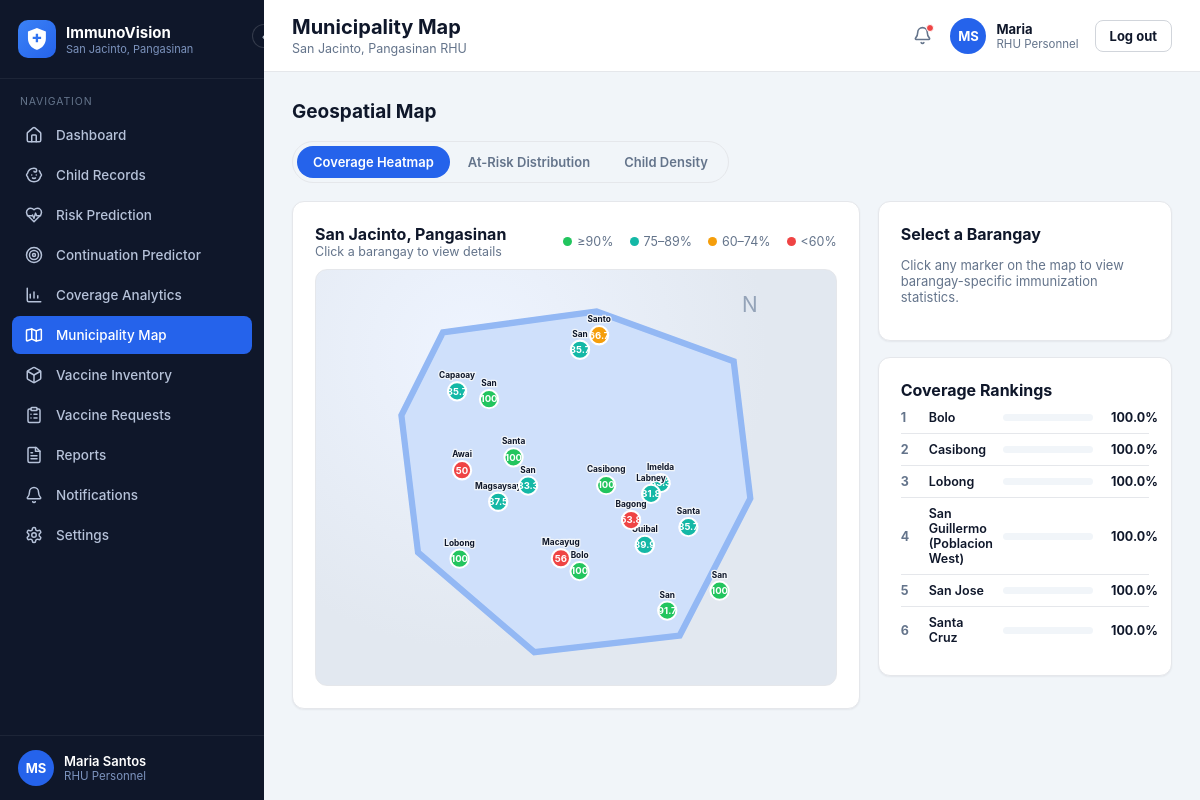
The app's page /rhu/map (signed in) with its own data.
### models.py (models this page shows, shortened)
class User(UserMixin, db.Model):
    __tablename__ = "users"
    id = db.Column(db.Integer, primary_key=True)
    username = db.Column(db.String(64), unique=True, nullable=False)
    password_hash = db.Column(db.String(255), nullable=False)
    full_name = db.Column(db.String(150), nullable=False)
    role = db.Column(db.String(20), nullable=False)  # admin | rhu | bhw
    barangay_id = db.Column(db.Integer, db.ForeignKey("barangays.id"), nullable=True)
    is_active_flag = db.Column(db.Boolean, default=True, nullable=False)
    created_at = db.Column(db.DateTime, default=datetime.utcnow)
    last_login_at = db.Column(db.DateTime, nullable=True)
    @property
    def is_active(self):
        return self.is_active_flag
    @property
    def role_label(self):
        return {"admin": "System Administrator", "rhu": "RHU Personnel",
                "bhw": "Barangay Health Worker"}.get(self.role, self.role)

class Barangay(db.Model):
    __tablename__ = "barangays"
    id = db.Column(db.Integer, primary_key=True)
    name = db.Column(db.String(100), unique=True, nullable=False)
    children = db.relationship("Child", backref="barangay", lazy="dynamic")
    users = db.relationship("User", backref="barangay", lazy="dynamic")

### app.py (the view)
@rhu_bp.route("/map")
def municipality_map():
    return render_template("rhu_map.html", **_rhu_ctx(
        "map", page_title="Municipality Map", rankings=coverage_rankings(),
        heatmap=map_markers("heatmap"), at_risk=map_markers("at_risk"), density=map_markers("density"),
    ))

### app.py (called while the page is built)
def create_app():
    app = Flask(__name__)
    app.config["SECRET_KEY"] = os.environ.get("SECRET_KEY", "dev-secret-key-change-in-production")
    app.config["SQLALCHEMY_DATABASE_URI"] = os.environ.get(
        "DATABASE_URL", f"sqlite:///{DB_PATH}"
    )
    app.config["SQLALCHEMY_TRACK_MODIFICATIONS"] = False
    os.makedirs(os.path.dirname(DB_PATH), exist_ok=True)
    db.init_app(app)
    login_manager.init_app(app)
    app.register_blueprint(auth_bp)
    app.register_blueprint(rhu_bp)
    app.register_blueprint(bhw_bp)
    app.register_blueprint(admin_bp)
    app.register_blueprint(api_bp)
    @login_manager.user_loader
    def load_user(user_id):
        return db.session.get(User, int(user_id))
    @app.context_processor
    def inject_globals():
        return {"today": date.today()}
    return app

def role_required(*roles):
    from functools import wraps
    def decorator(view_func):
        @wraps(view_func)
        def wrapped(*args, **kwargs):
            if not current_user.is_authenticated or current_user.role not in roles:
                abort(403)
            return view_func(*args, **kwargs)
        return wrapped
    return decorator

def build_nav(spec):
    return [{"key": k, "icon": i, "label": l, "url": url_for(e)} for k, i, l, e in spec]

def _children_query(barangay_id=None):
    q = Child.query
    return q.filter(Child.barangay_id == barangay_id) if barangay_id else q

def _cache(key, builder):
    if not has_request_context():
        return builder()
    store = getattr(g, "_iv_cache", None)
    if store is None:
        store = g._iv_cache = {}
    if key not in store:
        store[key] = builder()
    return store[key]

def _vaccine_types_by_id():
    return _cache("vaccine_types", lambda: {vt.id: vt for vt in VaccineType.query.all()})

def _records_by_child():
    def build():
        out = defaultdict(list)
        for record in VaccinationRecord.query.all():
            out[record.child_id].append(record)
        return out
    return _cache("records", build)

def _latest_risk_by_child():
    def build():
        out = {}
        for ra in RiskAssessment.query.order_by(
            RiskAssessment.computed_at.asc(), RiskAssessment.id.asc()
        ).all():
            out[ra.child_id] = ra  # later rows overwrite earlier -> newest wins
        return out
    return _cache("risk", build)

def _is_fully_immunized(child):
    due, missed = _due_and_missed(child)
    return True if due == 0 else ((due - missed) / due >= 0.9)

### templates/rhu_map.html (shortened to what this page needs)
{% extends "layout_app.html" %}
{% block content %}
<div class="page-head"><h2>Geospatial Map</h2></div>
<div class="pill-tabs" data-tabgroup="mapTabs">
  <button class="pill-tab active" data-tab="heatmap">Coverage Heatmap</button>
  <button class="pill-tab" data-tab="atrisk">At-Risk Distribution</button>
  <button class="pill-tab" data-tab="density">Child Density</button>
</div>
<div class="map-wrap">
  <div class="card card-pad">
    <div class="flex-between" style="margin-bottom:10px;">
      <div>
        <div class="card-title mb-0">San Jacinto, Pangasinan</div>
        <div class="card-sub mb-0">Click a barangay to view details</div>
      </div>
      <div class="legend-row" id="legendHeatmap">
        <span><span class="legend-dot" style="background:#22c55e"></span>≥90%</span>
        <span><span class="legend-dot" style="background:#14b8a6"></span>75–89%</span>
        <span><span class="legend-dot" style="background:#f59e0b"></span>60–74%</span>
        <span><span class="legend-dot" style="background:#ef4444"></span>&lt;60%</span>
      </div>
    </div>
    <div class="map-canvas">
      <svg viewBox="0 0 100 100" width="100%" height="100%" preserveAspectRatio="xMidYMid meet">
        <polygon class="map-poly" points="18,15 55,10 88,22 92,55 75,88 40,92 12,68 8,35"></polygon>
        <text x="90" y="10" font-size="5" fill="#94a3b8">N</text>
        <g id="mapMarkers"></g>
      </svg>
    </div>
  </div>
  <div>
    <div class="card card-pad" style="margin-bottom:16px;" id="selectPanel">
      <div class="card-title">Select a Barangay</div>
      <p class="text-muted" id="selectHint" style="font-size:13px;">Click any marker on the map to view barangay-specific immunization statistics.</p>
    </div>
    <div class="card card-pad">
      <div class="card-title">Coverage Rankings</div>
      {% for r in rankings %}
      <div class="ranking-row">
        <span class="rn">{{ loop.index }}</span>
        <span class="rname">{{ r.barangay }}</span>
        <span class="progress-track"><span class="progress-fill green" style="width:{{ r.coverage }}%"></span></span>
        <span class="rpct">{{ r.coverage }}%</span>
      </div>
      {% endfor %}
    </div>
  </div>
</div>
{% endblock %}

### templates/layout_app.html (shortened to what this page needs)
{% extends "base.html" %}
{% from "_brand.html" import brand_mark %}
{% from "_icons.html" import icon %}
{% block body %}
<div class="app-shell">
  <aside class="sidebar" id="sidebar">
    <div class="sidebar-header">
      {{ brand_mark(38, 10) }}
      <div class="brand-text">
        <div class="t1">ImmunoVision</div>
        <div class="t2">San Jacinto, Pangasinan</div>
      </div>
      <button class="sidebar-toggle" id="sidebarToggle" type="button" title="Collapse sidebar">‹</button>
    </div>
    <div class="sidebar-section-label">Navigation</div>
    <nav class="sidebar-nav">
      {% for item in nav_items %}
      <a class="nav-item {% if item.key == active %}active{% endif %}" href="{{ item.url }}">
        <span class="icon">{{ icon(item.icon, 18) }}</span>
        <span class="label">{{ item.label }}</span>
      </a>
      {% endfor %}
    </nav>
    <div class="sidebar-footer">
      <div class="avatar-chip">{{ current_user.full_name.split(' ')|map('first')|join('') }}</div>
      <div class="who">
        <div class="name">{{ current_user.full_name }}</div>
        <div class="role">{{ current_user.role_label }}</div>
      </div>
    </div>
  </aside>
  <div class="main-col">
    <header class="topbar">
      <div>
        <h1>{% block page_title %}{{ page_title|default('') }}{% endblock %}</h1>
        <div class="subtitle">{% block page_subtitle %}{{ page_subtitle|default('San Jacinto, Pangasinan RHU') }}{% endblock %}</div>
      </div>
      <div class="topbar-right">
        <a href="{{ notif_url|default('#') }}" class="bell-btn" title="Notifications">{{ icon('bell', 19) }}{% if unread_count and unread_count > 0 %}<span class="bell-dot"></span>{% endif %}</a>
        <div class="account-chip">
          <div class="avatar-chip">{{ current_user.full_name.split(' ')|map('first')|join('') }}</div>
          <div class="who">
            <div class="name">{{ current_user.full_name.split(' ')[0] }}</div>
            <div class="role">{{ current_user.role_label }}</div>
          </div>
          <a href="{{ url_for('auth.logout') }}" class="btn btn-outline btn-sm" style="margin-left:6px;">Log out</a>
        </div>
      </div>
    </header>
    <main class="content">
      {% block content %}{% endblock %}
    </main>
  </div>
</div>
{% endblock %}

### records on screen
User: full_name "Maria Santos", role_label "RHU Personnel", full_name "Maria"
Barangay: barangay "Bolo", coverage "100.0"
Barangay: barangay "Casibong", coverage "100.0"
Barangay: barangay "Lobong", coverage "100.0"
Barangay: barangay "San Guillermo (Poblacion West)", coverage "100.0"
Barangay: barangay "San Jose", coverage "100.0"
Barangay: barangay "Santa Cruz", coverage "100.0"

### other values on screen
{{ item.label }} "Dashboard" "Child Records" "Risk Prediction" "Continuation Predictor" "Coverage Analytics" "Municipality Map" "Vaccine Inventory" "Vaccine Requests" "Reports" "Notifications" "Settings"
{{ current_user.full_name.split(' ')|map('first')|join('') }} "MS"
{{ page_title|default('') }} "Municipality Map"
{{ page_subtitle|default('San Jacinto, Pangasinan RHU') }} "San Jacinto, Pangasinan RHU"
